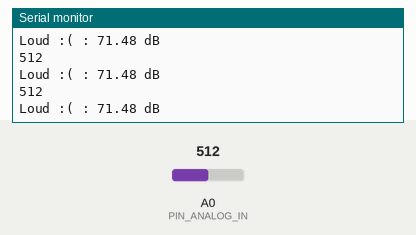
Bench run of a sketch on a simulated Arduino Uno, built with avr-gcc and run on an emulated ATmega328P. Shown: the last lines printed to the serial monitor. Inputs (shaded band) come from the test bench; at power-on: A0 (PIN_ANALOG_IN) = 512.

Above: at 1.3 s.
1.4 s: A0 (PIN_ANALOG_IN) set to 26
At 1.81 s:
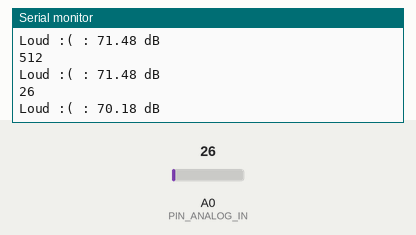
2.9 s: A0 (PIN_ANALOG_IN) set to 21
At 3.31 s:
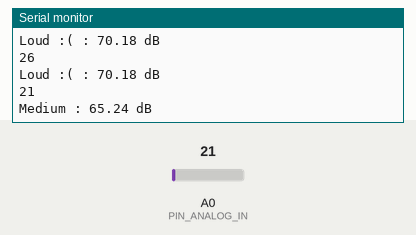
Timing chart, 0 to 5.9 s (numbered marks = the images above; inputs shaded):
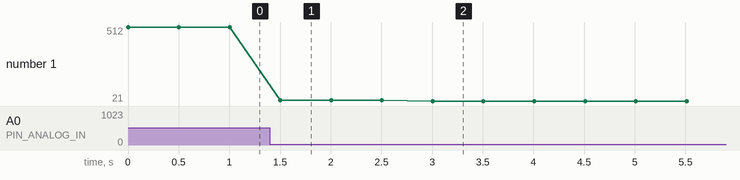

The sketch:

LM393Adapter.ino
```cpp
//thanks to @tolribeiro
//http://toribeiro.com/articles/2016-01/sound-level-meter-using-esp8266-arduino-sound-detector
//for inspiration here particularly around calculating dBs
//#include <LiquidCrystal.h>

const float dBAnalogQuiet = 10; // calibrated value from analog input (48 dB equivalent)
const float dBAnalogMedium = 12;
const float dBAnalogLoud = 17;

//LiquidCrystal lcd(7, 8, 9, 10, 11, 12);

#define PIN_ANALOG_IN A0

void setup()
{

  //lcd.begin(16, 2);
  Serial.begin(9600);
  pinMode(A2, INPUT);
}

void loop()
{
  int value;
  float decibelsValueQuiet = 49;
  float decibelsValueMedium = 65;
  float decibelsValueLoud = 70;

  value = analogRead(PIN_ANALOG_IN);

  if (value < 13)
  {
    decibelsValueQuiet += 20 * log10(value/dBAnalogQuiet);
    Serial.println(value);
    printDecibels("Quiet :)", decibelsValueQuiet);
    }
  else if ((value > 13) && ( value <= 23) )
  {
    decibelsValueMedium += log10(value/dBAnalogMedium);
        Serial.println(value);
    printDecibels("Medium", decibelsValueMedium);
  }
  else if(value > 22)
  {
    decibelsValueLoud += log10(value/dBAnalogLoud);
        Serial.println(value);
    printDecibels("Loud :(", decibelsValueLoud);
  }
  delay(500);
}

void printDecibels (const char* volume, float dBs)
{
  //lcd.clear();
  //lcd.setCursor(0,0);

  Serial.print(volume);
  //lcd.setCursor(0,1);
  Serial.print(" : ");
  Serial.print(dBs);
  Serial.println(" dB");
}
```

Measured:
- the behaviour switches between 24 and 23 on A0 (PIN_ANALOG_IN) (found by bisection; images 1 and 2)
- after the input at 1.4 s, the serial monitor: prints a new line after 0.10 s (image 1)
- after the input at 2.9 s, the serial monitor: prints a new line after 0.11 s (image 2)
- plotted number 1: 512 → 26 after the input at 1.4 s, 26 → 21 after the input at 2.9 s
